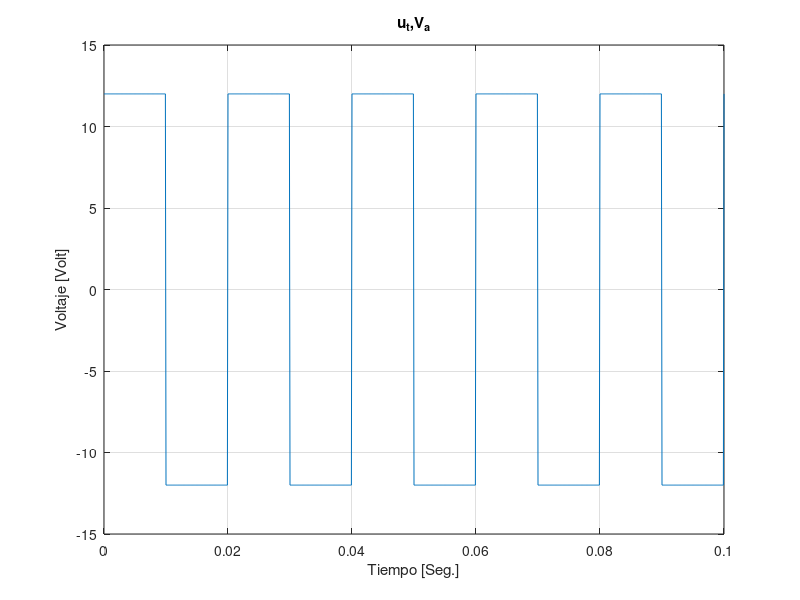
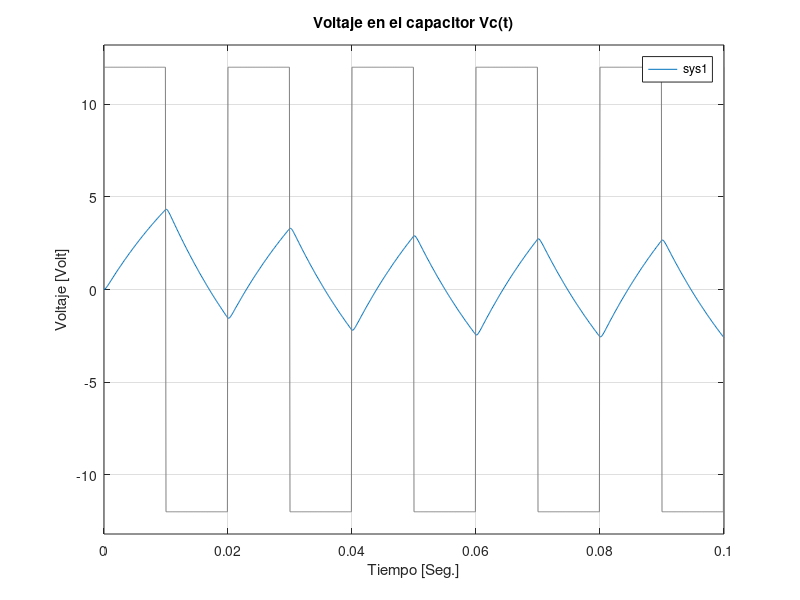
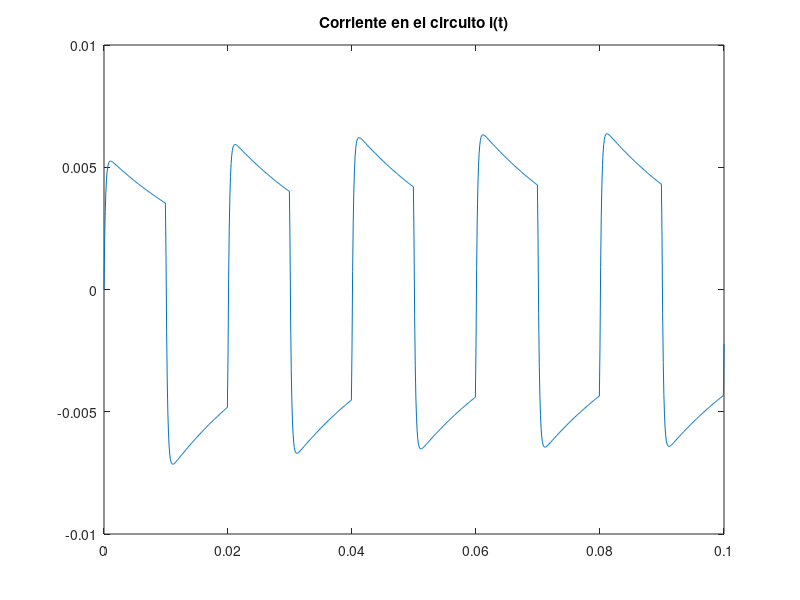

These charts were generated, in order, by the following MATLAB code:
clc;clear all;close all;

%Defino las contantes del sistema
R=2.2e3;
L=500e-3;
C=10e-6;

%Defino las matrices
Mat_A=[-R/L -1/L;1/C 0];
Mat_B=[1/L;0];
Mat_C=[R 0;0 1];% Necesito el voltaje a la salida que es el producto entre la corriente de la malla y la resistencia

%Defino la entrada U
h = 1e-4;          % 0.1 ms
t = 0:h:0.1;       % 100 ms total
u = zeros(size(t));
variable=0;%cuenta 1ms/h

for i = 1:length(t)
    
    if variable < (0.01/h)     % 10 ms en +12
        u(i) = 12;
    else                       % 10 ms en -12
        u(i) = -12;
    end
    
    variable = variable + 1;
    
    if variable >= (0.02/h)    % periodo total 20 ms
        variable = 0;
    end
end
plot(t, u);
grid on;
title('u_t,V_a')
xlabel('Tiempo [Seg.]');
ylabel('Voltaje [Volt]');

%voltaje en el capacitor
Mat_C=[0 1];
sys1=ss(Mat_A,Mat_B,Mat_C,[]);
figure
lsim(sys1,u,t);
xlabel('Tiempo [Seg.]');
ylabel('Voltaje [Volt]');
title('Voltaje en el capacitor Vc(t)');

%corriente
Mat_C=[1 0];
sys2=ss(Mat_A,Mat_B,Mat_C,[]);
Corriente=lsim(sys2,u,t);
figure
plot(t,Corriente);
title('Corriente en el circuito i(t)');
